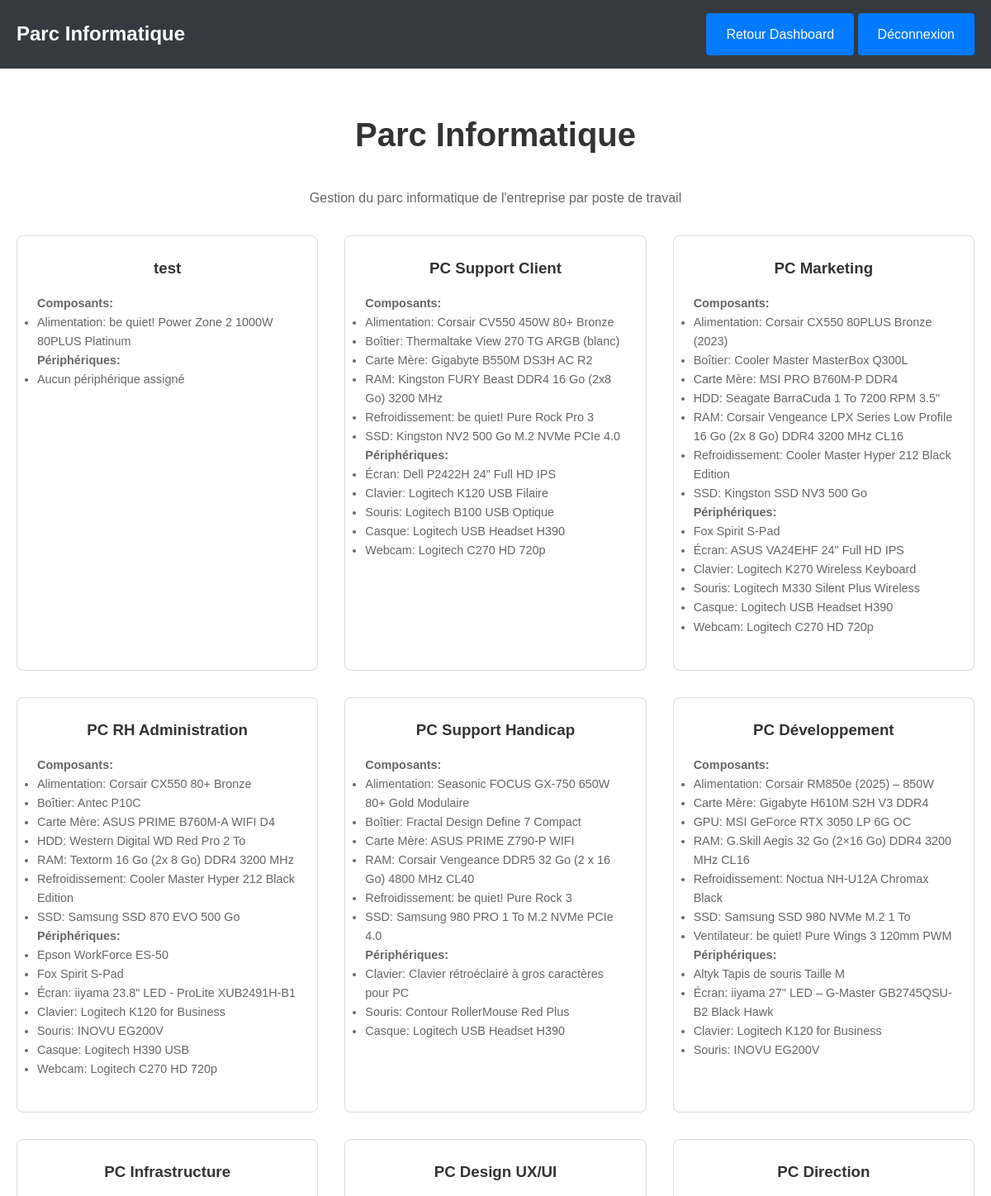
The app's page /admin/pc.php (signed in, upper part) with its own data.
### tables this page shows
CREATE TABLE `pcs` (
  `id` int(11) NOT NULL AUTO_INCREMENT,
  `nom` varchar(100) NOT NULL,
  `prix` decimal(10,2) NOT NULL,
  `stock` int(11) DEFAULT 0,
  `actif` tinyint(1) DEFAULT 1,
  PRIMARY KEY (`id`)
);

CREATE TABLE `components` (
  `id` int(11) NOT NULL AUTO_INCREMENT,
  `nom` varchar(100) NOT NULL,
  `type` varchar(50) NOT NULL,
  `prix` decimal(10,2) DEFAULT NULL,
  `marque` varchar(255) DEFAULT NULL,
  PRIMARY KEY (`id`)
);

### admin/pc.php (the view, shortened to what this page needs)
<?php
require_once '../config.php';
try {
    $stmt = $pdo->query("SELECT * FROM pcs ORDER BY prix ASC");
    $pcs = $stmt->fetchAll();
    $peripheriques_by_pc = [];
    try {
        foreach ($pcs as $pc) {
            $stmt = $pdo->prepare("
                SELECT p.nom, p.type
                FROM peripheriques p
                JOIN pc_peripheriques pp ON p.id = pp.peripherique_id
                WHERE pp.pc_id = ?
                ORDER BY p.type, p.nom
            ");
            $stmt->execute([$pc['id']]);
            $peripheriques_by_pc[$pc['nom']] = $stmt->fetchAll();
        }
    } catch(Exception $e) {
        $peripheriques_by_pc = [];
    }
} catch(Exception $e) {
    $pcs = [];
    $peripheriques_by_pc = [];
}
?>
<!DOCTYPE html><?php  ?>
<html lang="fr"><?php  ?>
<head>
    <link rel="stylesheet" href="../assets/style.css"><?php  ?>
</head>
<body><?php  ?>
    <header class="admin-header"><?php  ?>
        <div class="container"><?php  ?>
            <h2>Parc Informatique</h2><?php  ?>
            <div><?php  ?>
                <a href="dashboard.php" class="admin-btn">Retour Dashboard</a><?php  ?>
                <a href="logout.php" class="admin-btn">Déconnexion</a><?php  ?>
            </div><?php  ?>
        </div><?php  ?>
    </header><?php  ?>
    <section class="section"><?php  ?>
        <div class="container"><?php  ?>
            <h1>Parc Informatique</h1><?php  ?>
            <p style="text-align: center; margin-bottom: 2rem; color: #666;">Gestion du parc informatique de l'entreprise par poste de travail</p><?php  ?>
            <div class="pc-grid"><?php  ?>
                <?php if ($pcs):  ?>
                    <?php foreach ($pcs as $pc):  ?>
                    <div class="pc-card"><?php  ?>
                        <h3><?php echo htmlspecialchars($pc['nom']); ?></h3><?php  ?>
                        <div class="components"><?php  ?>
                            <strong>Composants:</strong><?php  ?>
                            <ul><?php  ?>
                                <?php
                                try {
                                    $stmt = $pdo->prepare("
                                        SELECT c.nom, c.type
                                        FROM components c
                                        JOIN pc_components pc ON c.id = pc.component_id
                                        WHERE pc.pc_id = ?
                                        ORDER BY c.type, c.nom
                                    ");
                                    $stmt->execute([$pc['id']]);
                                    $composants = $stmt->fetchAll();
                                    if ($composants):
                                        foreach ($composants as $composant):
                                ?>
                                <li><?php echo htmlspecialchars($composant['type'] . ': ' . $composant['nom']); ?></li><?php  ?>
                                <?php
                                        endforeach;
                                    else:
                                ?>
                                <li>Aucun composant assigné</li><?php  ?>
                                <?php
                                    endif;
                                } catch(Exception $e) {
                                ?>
                                <li>Erreur de chargement</li><?php  ?>
                                <?php }  ?>
                            </ul><?php  ?>
                            <strong>Périphériques:</strong><?php  ?>
                            <ul><?php  ?>
                                <?php
                                try {
                                    $stmt = $pdo->prepare("
                                        SELECT p.nom, p.type
                                        FROM peripheriques p
                                        JOIN pc_peripheriques pp ON p.id = pp.peripherique_id
                                        WHERE pp.pc_id = ?
                                        ORDER BY p.type, p.nom
                                    ");
                                    $stmt->execute([$pc['id']]);
                                    $periphs = $stmt->fetchAll();
                                    if ($periphs):
                                        foreach ($periphs as $periph):
                                            $display = !empty($periph['type']) ? $periph['type'] . ': ' . $periph['nom'] : $periph['nom'];
                                ?>
                                <li><?php echo htmlspecialchars($display); ?></li><?php  ?>
                                <?php
                                        endforeach;
                                    else:
                                ?>
                                <li>Aucun périphérique assigné</li><?php  ?>
                                <?php
                                    endif;
                                } catch(Exception $e) {
                                ?>
                                <li>Erreur de chargement</li><?php  ?>
                                <?php }  ?>
                            </ul><?php  ?>
                        </div><?php  ?>
                    </div><?php  ?>
                    <?php endforeach;  ?>
                <?php endif;  ?>
            </div><?php  ?>
        </div><?php  ?>
    </section><?php  ?>
</body><?php  ?>
</html>

### assets/style.css (style rules this page uses)
* { margin: 0; padding: 0; box-sizing: border-box; }
body { font-family: Arial, sans-serif; line-height: 1.6; min-height: 100vh; display: flex; flex-direction: column; }
.container { max-width: 1200px; margin: 0 auto; padding: 0 20px; }
header { background: #333; color: white; padding: 1rem 0; }
.section { padding: 3rem 0; flex: 1; }
.section h1, .section h2 { text-align: center; margin-bottom: 2rem; font-size: 2.5rem; color: #333; }
.pc-grid { display: grid; grid-template-columns: repeat(auto-fit, minmax(300px, 1fr)); gap: 2rem; }
.pc-card { border: 1px solid #ddd; border-radius: 8px; padding: 1.5rem; text-align: center; background: white; }
.pc-card h3 { color: #333; margin-bottom: 1rem; }
.components { font-size: 0.9rem; color: #666; margin: 1rem 0; text-align: left; }
body { font-family: Arial, sans-serif; }
.admin-header { background: #343a40; color: white; padding: 1rem 0; }
.admin-header .container { max-width: 1200px; margin: 0 auto; padding: 0 20px; display: flex; justify-content: space-between; align-items: center; }
.admin-btn { padding: 0.8rem 1.5rem; background: #007bff; color: white; border: none; border-radius: 4px; cursor: pointer; text-decoration: none; display: inline-block; }

### records on screen
pcs: nom "test", shows "Aucun périphérique assigné"
components: type+nom "Alimentation: be quiet! Power Zone 2 1000W 80PLUS Platinum"
pcs: nom "PC Support Client", display "Écran: Dell P2422H 24\" Full HD IPS", display "Clavier: Logitech K120 USB Filaire", display "Souris: Logitech B100 USB Optique", display "Casque: Logitech USB Headset H390", display "Webcam: Logitech C270 HD 720p"
components: type+nom "Alimentation: Corsair CV550 450W 80+ Bronze"
components: type+nom "Boîtier: Thermaltake View 270 TG ARGB (blanc)"
components: type+nom "Carte Mère: Gigabyte B550M DS3H AC R2"
components: type+nom "RAM: Kingston FURY Beast DDR4 16 Go (2x8 Go) 3200 MHz"
components: type+nom "Refroidissement: be quiet! Pure Rock Pro 3"
components: type+nom "SSD: Kingston NV2 500 Go M.2 NVMe PCIe 4.0"
pcs: nom "PC Marketing", display "Fox Spirit S-Pad", display "Écran: ASUS VA24EHF 24\" Full HD IPS", display "Clavier: Logitech K270 Wireless Keyboard", display "Souris: Logitech M330 Silent Plus Wireless", display "Casque: Logitech USB Headset H390", display "Webcam: Logitech C270 HD 720p"
components: type+nom "Alimentation: Corsair CX550 80PLUS Bronze (2023)"
components: type+nom "Boîtier: Cooler Master MasterBox Q300L"
components: type+nom "Carte Mère: MSI PRO B760M-P DDR4"
components: type+nom "HDD: Seagate BarraCuda 1 To 7200 RPM 3.5\""
components: type+nom "RAM: Corsair Vengeance LPX Series Low Profile 16 Go (2x 8 Go) DDR4 3200 MHz CL16"
components: type+nom "Refroidissement: Cooler Master Hyper 212 Black Edition"
components: type+nom "SSD: Kingston SSD NV3 500 Go"
pcs: nom "PC RH Administration", display "Epson WorkForce ES-50", display "Fox Spirit S-Pad", display "Écran: iiyama 23.8\" LED - ProLite XUB2491H-B1", display "Clavier: Logitech K120 for Business", display "Souris: INOVU EG200V", display "Casque: Logitech H390 USB", display "Webcam: Logitech C270 HD 720p"
components: type+nom "Alimentation: Corsair CX550 80+ Bronze"
components: type+nom "Boîtier: Antec P10C"
components: type+nom "Carte Mère: ASUS PRIME B760M-A WIFI D4"
components: type+nom "HDD: Western Digital WD Red Pro 2 To"
components: type+nom "RAM: Textorm 16 Go (2x 8 Go) DDR4 3200 MHz"
components: type+nom "SSD: Samsung SSD 870 EVO 500 Go"
pcs: nom "PC Support Handicap", display "Clavier: Clavier rétroéclairé à gros caractères pour PC", display "Souris: Contour RollerMouse Red Plus", display "Casque: Logitech USB Headset H390"
components: type+nom "Alimentation: Seasonic FOCUS GX-750 650W 80+ Gold Modulaire"
components: type+nom "Boîtier: Fractal Design Define 7 Compact"
components: type+nom "Carte Mère: ASUS PRIME Z790-P WIFI"
components: type+nom "RAM: Corsair Vengeance DDR5 32 Go (2 x 16 Go) 4800 MHz CL40"
components: type+nom "Refroidissement: be quiet! Pure Rock 3"
components: type+nom "SSD: Samsung 980 PRO 1 To M.2 NVMe PCIe 4.0"
pcs: nom "PC Développement", display "Altyk Tapis de souris Taille M", display "Écran: iiyama 27\" LED – G-Master GB2745QSU-B2 Black Hawk", display "Clavier: Logitech K120 for Business", display "Souris: INOVU EG200V"
components: type+nom "Alimentation: Corsair RM850e (2025) – 850W"
components: type+nom "Carte Mère: Gigabyte H610M S2H V3 DDR4"
components: type+nom "GPU: MSI GeForce RTX 3050 LP 6G OC"
components: type+nom "RAM: G.Skill Aegis 32 Go (2×16 Go) DDR4 3200 MHz CL16"
components: type+nom "Refroidissement: Noctua NH-U12A Chromax Black"
components: type+nom "SSD: Samsung SSD 980 NVMe M.2 1 To"
components: type+nom "Ventilateur: be quiet! Pure Wings 3 120mm PWM"
pcs: nom "PC Infrastructure"
pcs: nom "PC Design UX/UI"
pcs: nom "PC Direction"
